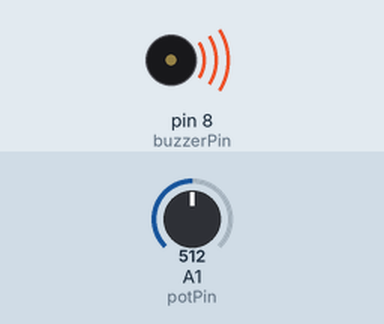
Recording of a sketch running on a simulated Arduino Uno, built with avr-gcc and run on an emulated ATmega328P. Parts: buzzer (waves = sounding). The test bench sets the inputs (shaded band); at power-on: A1 (potPin) = 512.

Above: at 0.1 s.
Timing chart, 0 to 1.6 s (numbered marks = the images above):
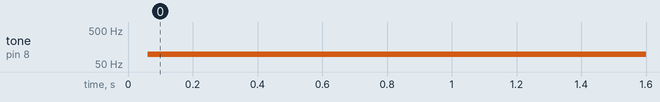

The sketch:

H24-adjustable_buzzer_tone.ino
```cpp
int potPin = A1;
int potVal;
int buzzerPin = 8;
int toneVal;

void setup() {
  // put your setup code here, to run once:
  Serial.begin(9600);
  pinMode(buzzerPin, OUTPUT);
  pinMode(potPin, INPUT);

}

void loop() {
  // put your main code here, to run repeatedly:
  potVal = analogRead(potPin);
  toneVal = ((9940.0/1023.0) * potVal ) + 60;
  digitalWrite(buzzerPin, HIGH);
  delayMicroseconds(toneVal);
  digitalWrite(buzzerPin, LOW);
  delayMicroseconds(toneVal);

}
```

Measured:
- by itself, tone on pin 8 (buzzerPin): silent → 98 Hz at 0.06 s
